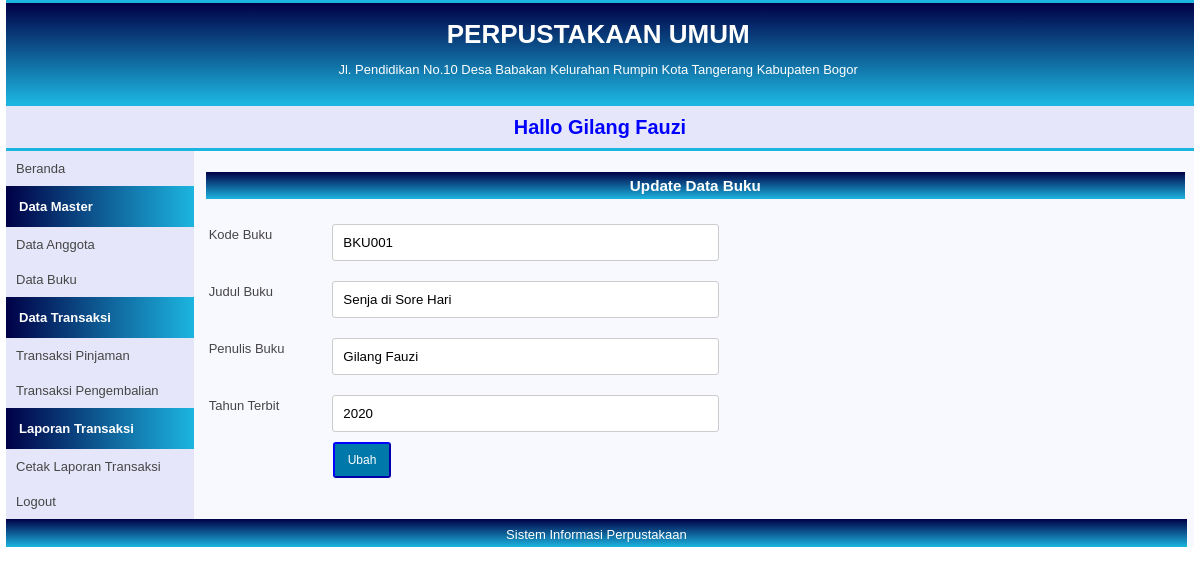
Screenshot of /pages/buku/updateBuku.php?id_buku=4 with the database file from the repository.
### tables this page shows
CREATE TABLE `tbl_buku` (
  `id_buku` int(12) NOT NULL,
  `kd_buku` varchar(10) NOT NULL,
  `judul_buku` varchar(30) NOT NULL,
  `penulis_buku` varchar(15) NOT NULL,
  `tahun_terbit` varchar(4) NOT NULL
);

### pages/buku/updateBuku.php (the view, shortened to what this page needs)
<?php
require '../../proses/koneksi.php';
$id_buku = $_GET['id_buku'];
$buku = mysqli_query($conn, "SELECT * FROM tbl_buku WHERE id_buku=$id_buku");
?>
<!DOCTYPE html>
<html>
<head>
    <link rel="stylesheet" type="text/css" href="../../assets/css/styleBuku.css">
</head>
<body>
    <div id="container">
        <div id="header-top">
            <div id="title-container">
                <div class="subtitle-container">
                    <h1 class="judul">PERPUSTAKAAN UMUM</h1>
                </div>
                <div class="subtitle-container">
                    Jl. Pendidikan No.10 Desa Babakan Kelurahan Rumpin Kota Tangerang Kabupaten Bogor
                </div>
            </div>
        </div>
        <div id="header2-top">
            <h3>
                <marquee behavior="alternate" height="50" scrollamount="6">Hallo Gilang Fauzi
                </marquee>
            </h3>
        </div>
        <div id="sidebar">
            <a href="../../index.php">Beranda</a>
            <p class="label-navigasi">Data Master</p>
            <ul>
                <li><a href="../anggota/dataAnggota.php">Data Anggota</a></li>
                <li><a href="../buku/dataBuku.php">Data Buku</a></li>
            </ul>
            <p class="label-navigasi">Data Transaksi</p>
            <ul>
                <li><a href="../pinjaman/dataPinjaman.php">Transaksi Pinjaman</a></li>
                <li><a href="../pengembalian/dataPengembalian.php">Transaksi Pengembalian</a></li>
            </ul>
            <p class="label-navigasi">Laporan Transaksi</p>
            <ul>
                <li><a href="../../cetakTransaksi.php">Cetak Laporan Transaksi</a></li>
            </ul>
            <a href="#">Logout</a>
        </div>
        <div id="content-container">
            <div class="container">
                <div class="row">
                    <br>
                    <div id="label-page">
                        <h3>Update Data Buku</h3>
                    </div>
                    <div id="beranda-konten">
                        <form action="../../proses/updateBuku.php" method="post">
                            <?php while ($bku = mysqli_fetch_array($buku)) { ?>
                            <div class="row">
                                <label>Kode Buku</label>
                                <input type="text" name="kd_buku" value="<?= $bku['kd_buku'] ?>" readonly>
                            </div>
                            <div class="row">
                                <label>Judul Buku</label>
                                <input type="text" name="judul_buku" value="<?= $bku['judul_buku'] ?>"><br>
                            </div>
                            <div class=" row">
                                <label>Penulis Buku</label>
                                <input type="text" name="penulis_buku" value="<?= $bku['penulis_buku'] ?>"><br>
                            </div>
                            <div class="row">
                                <label>Tahun Terbit</label>
                                <input type="text" name="tahun_terbit" value="<?= $bku['tahun_terbit'] ?>"
                                    onkeypress="return hanyaAngka(event)"><br>
                            </div>
                            <?php
                            } ?>
                            <button class="button" type="Submit" name="submit">Ubah</button>
                        </form>
                    </div>
                </div>
            </div>
        </div>
        <div id="footer">Sistem Informasi Perpustakaan</div>
    </div>
</body>
</html>

### assets/css/styleBuku.css (style rules this page uses)
* { margin: 0; padding: 0; }
body { font-family: sans-serif; font-size: 13px; }
#container { width: 99%; margin: 0px auto; // 1px(atas) 1px(bawah) 5px(kiri) 5px(kanan) border: 6px solid #919191; background-color: #F8F8FF; }
#header-top { width: 100%; height: 100px; background: linear-gradient(#000046, #1cb5e0); border-top: 3px solid #1cb5e0; border-bottom: 3px solid #1cb5e0; }
#title-container { float: left; width: 97%; padding: 10px; color: white; }
.subtitle-container { float: left; width: 100%; padding: 6px; text-align: center; }
#header2-top { width: 100%; height: 32px; color: blue; font-size: 17px; padding-top: 10px; background-color: #E6E6FA; text-align: center; border-bottom: 3px solid #1cb5e0; }
#sidebar { float: left; width: 15.8%; background-color: #E6E6FA; }
#sidebar ul { list-style: none; }
#sidebar a:link, #sidebar a:visited { color: #464646; text-decoration: none; display: block; padding: 10px; }
.label-navigasi { background: linear-gradient(to right, #000046, #1cb5e0); padding: 13px; color: white; font-weight: bold; }
#content-container { float: left; width: 84.2%; background-color: #F8F8FF; }
#footer { width: 99.4%; height: 20px; clear: both; text-align: center; padding-top: 8px; background: linear-gradient(#000046, #1cb5e0); color: #FFFFFF; }
#label-page { margin-top: 6px; margin-left: 12px; background: linear-gradient(#000046, #1cb5e0); width: 97.9%; color: white; text-align: center; padding-top: 5px; padding-bottom: 5px; }
#beranda-konten { width: 100%; padding-left: 13px; padding-top: 5px; }
form .row { display: block; margin-bottom: 10px; margin-top: 20px; margin-left: 2px; }
form label { display: inline-block; font-size: 1em; width: 120px; padding: 3px 0; color: #464646; vertical-align: top; }
.button { background-color: #0078AA; border-radius: 3px; border-color: blue; color: white; padding: 9px 13px; text-align: center; margin-left: 126px; text-decoration: none; display: inline-block; font-size: 12px; }
input[type=text], select { width: 387px; padding: 10px 10px; margin: 0 ; border: 1px solid #ccc; border-radius: 3px; box-sizing: border-box; }

### rows the page displays
tbl_buku: kd_buku "BKU001", judul_buku "Senja di Sore Hari", penulis_buku "Gilang Fauzi", tahun_terbit "2020"
